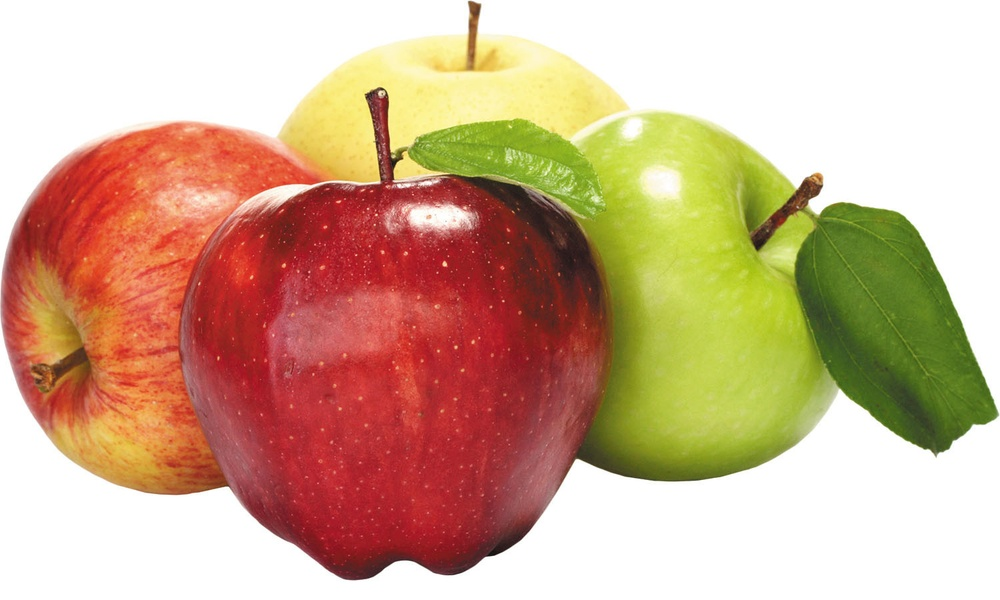
#> input picture EStimShapeAnalysis/src/contours/image_examples/0a5ae820-7051-4495-bcca-61bf02897472.jpg, 1000 x 600 px, shrunk from 1500 x 900 before the run, found by its file name
$ python iso_lum_chromatic_images.py
#> lines starting #> are read from the running program, lines starting #| are printed output that depends on the picture
#> in process_image, image is the input picture: PIL image 1000x600 RGB; mean R, G, B 207.5, 172.8, 143.2
#| Image dimensions: (600, 1000, 3)
#!/usr/bin/env python3
"""
Image converter that creates isochromatic and isoluminant versions of an input image.

Requirements:
pip install pillow numpy scikit-image

Usage:
python image_converter.py path/to/your/image.jpg
"""

import sys
import numpy as np
from PIL import Image
from skimage import color
import os


def create_isochromatic(image_array):
    """
    Create isochromatic version: grayscale multiplied by red for red-black scale.

    Args:
        image_array: RGB image as numpy array (H, W, 3)

    Returns:
        Red-black scale image as numpy array
    """
    # Convert to grayscale using standard luminance weights
    grayscale = np.dot(image_array[..., :3], [0.299, 0.587, 0.114])
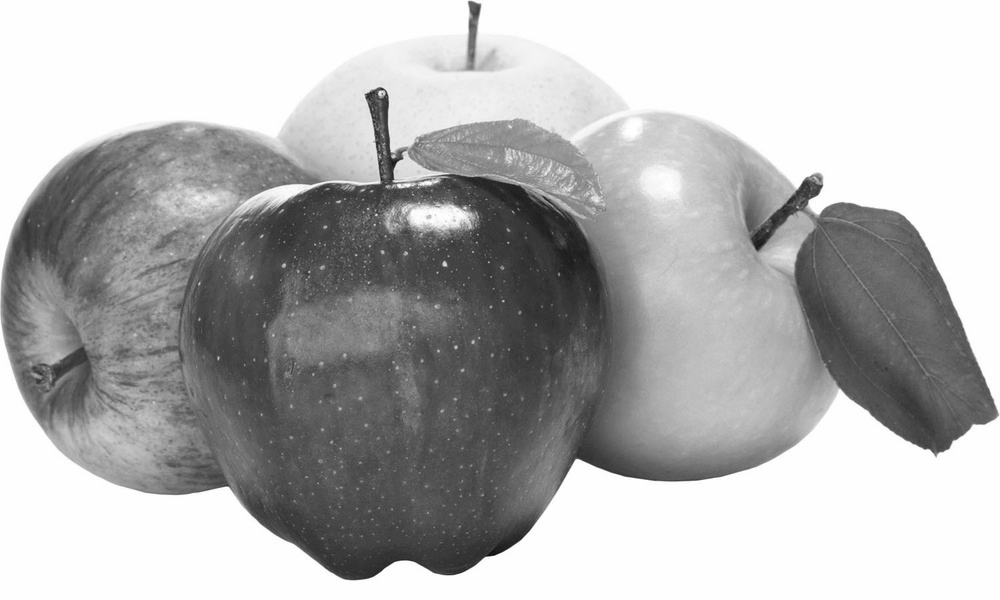
#> grayscale: shape (600, 1000) float64; min 11.8, max 255, mean 179.8

    # Create red-black scale by setting red channel to grayscale, others to 0
    red_black = np.zeros_like(image_array)
    red_black[..., 0] = grayscale  # Red channel
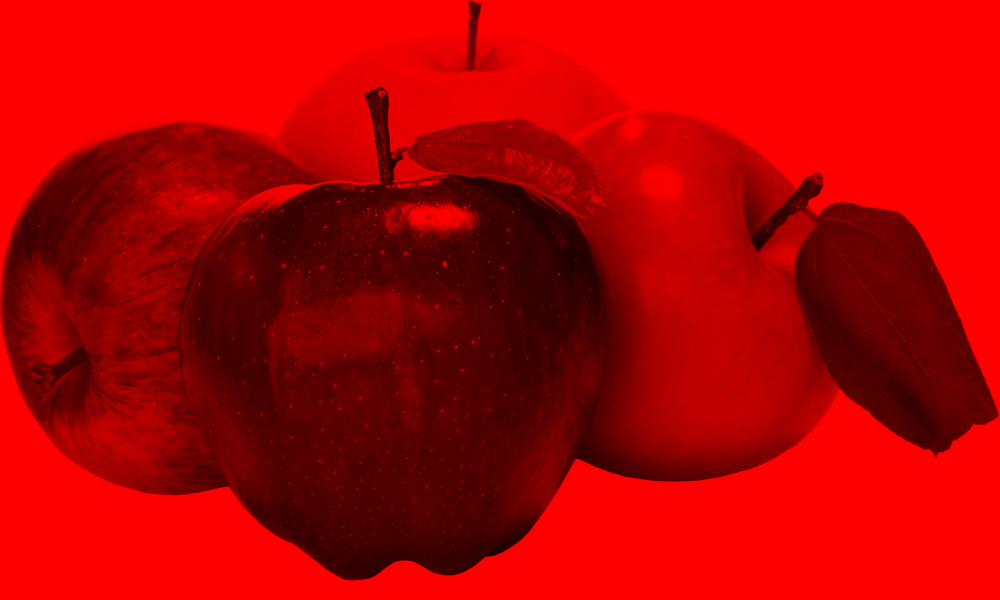
#> red_black: shape (600, 1000, 3); mean of channels 0, 1, 2 179.1, 0, 0; drawn as R, G, B
    red_black[..., 1] = 0  # Green channel
    red_black[..., 2] = 0  # Blue channel

    return red_black.astype(np.uint8)


def create_isoluminant(image_array):
    """
    Create isoluminant version: same average luminance for all pixels in CIELAB space.

    Args:
        image_array: RGB image as numpy array (H, W, 3)

    Returns:
        Isoluminant image as numpy array
    """
    # Normalize to 0-1 range for color space conversion
    image_normalized = image_array.astype(np.float64) / 255.0

    # Convert RGB to CIELAB
    lab_image = color.rgb2lab(image_normalized)
#> lab_image: shape (600, 1000, 3) float64; mean of channels 0, 1, 2 73.8, 10.1, 22.8

    # Calculate average luminance (L* channel)
    avg_luminance = np.mean(lab_image[..., 0])
#> avg_luminance = 73.76

    # Set all pixels to the same luminance while keeping a* and b* (color information)
    isoluminant_lab = lab_image.copy()
    isoluminant_lab[..., 0] = avg_luminance
#> isoluminant_lab: shape (600, 1000, 3) float64; mean of channels 0, 1, 2 73.8, 10.1, 22.8

    # Convert back to RGB
    isoluminant_rgb = color.lab2rgb(isoluminant_lab)
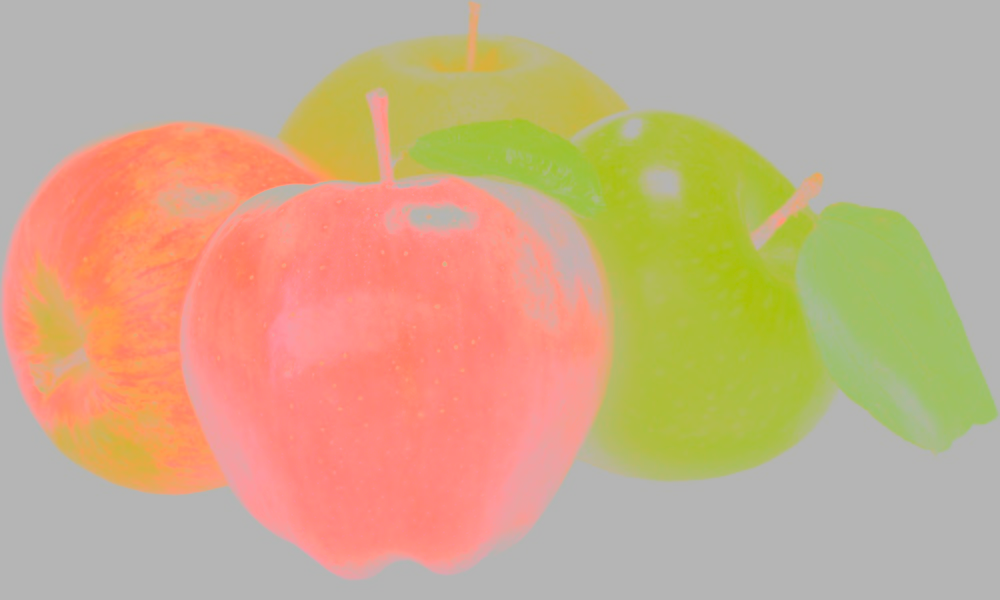
#> isoluminant_rgb: shape (600, 1000, 3) float64; mean R, G, B 0.798, 0.672, 0.544

    # Convert back to 0-255 range and ensure valid range
    isoluminant_rgb = np.clip(isoluminant_rgb * 255, 0, 255)

    return isoluminant_rgb.astype(np.uint8)


def process_image(image_path):
    """
    Process an image to create isochromatic and isoluminant versions.

    Args:
        image_path: Path to the input image
    """
    try:
        # Load image
        image = Image.open(image_path)

        # Convert to RGB if necessary (handles RGBA, grayscale, etc.)
        if image.mode != 'RGB':
            image = image.convert('RGB')

        # Convert to numpy array
        image_array = np.array(image)

        print(f"Processing image: {image_path}")
        print(f"Image dimensions: {image_array.shape}")

        # Create isochromatic version
        print("Creating isochromatic (red-black) version...")
        isochromatic = create_isochromatic(image_array)

        # Create isoluminant version
        print("Creating isoluminant version...")
        isoluminant = create_isoluminant(image_array)

        # Generate output filenames
        base_name = os.path.splitext(image_path)[0]
        ext = os.path.splitext(image_path)[1]

        isochromatic_path = f"{base_name}_isochromatic{ext}"
        isoluminant_path = f"{base_name}_isoluminant{ext}"

        # Save images
        Image.fromarray(isochromatic).save(isochromatic_path)
        Image.fromarray(isoluminant).save(isoluminant_path)

        print(f"Saved isochromatic version: {isochromatic_path}")
        print(f"Saved isoluminant version: {isoluminant_path}")

        # Print some statistics
        original_lab = color.rgb2lab(image_array.astype(np.float64) / 255.0)
        print(f"\nOriginal image luminance range: {original_lab[..., 0].min():.2f} - {original_lab[..., 0].max():.2f}")
#| Original image luminance range: 3.12 - 100.00
        print(f"Average luminance used for isoluminant: {np.mean(original_lab[..., 0]):.2f}")
#| Average luminance used for isoluminant: 73.76

    except Exception as e:
        print(f"Error processing image: {e}")


def main():
    image_path = "/home/r2_allen/git/EStimShape/EStimShapeAnalysis/src/contours/image_examples/0a5ae820-7051-4495-bcca-61bf02897472.jpg"

    process_image(image_path)


if __name__ == "__main__":
    main()

$ run again, with EStimShapeAnalysis/src/contours/image_examples/Exp_tigers.jpg copied over EStimShapeAnalysis/src/contours/image_examples/0a5ae820-7051-4495-bcca-61bf02897472.jpg
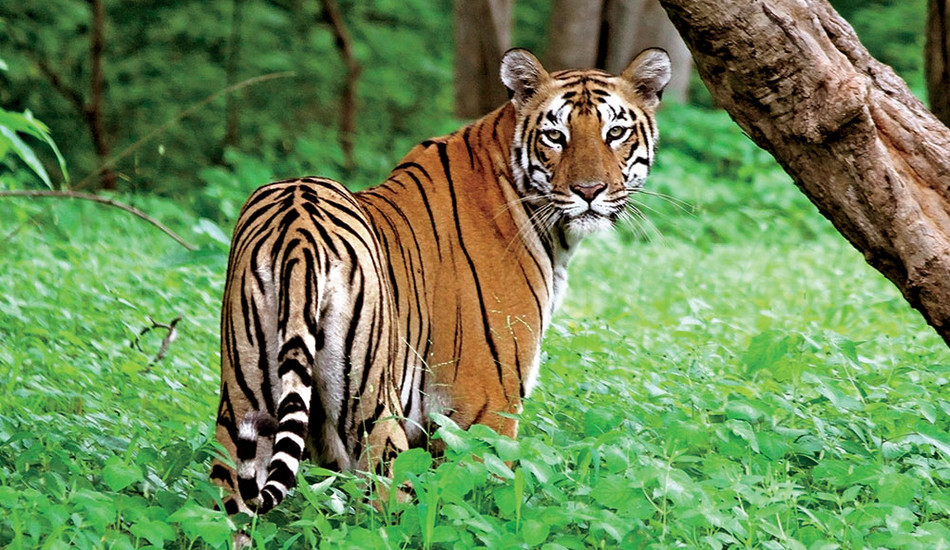
#> input picture EStimShapeAnalysis/src/contours/image_examples/Exp_tigers.jpg, 950 x 550 px, found by its file name
#> in process_image, image is the input picture: PIL image 950x550 RGB; mean R, G, B 107.8, 137.9, 85.4
#| Image dimensions: (550, 950, 3)
#> in create_isochromatic, `red_black[..., 0] = grayscale`:
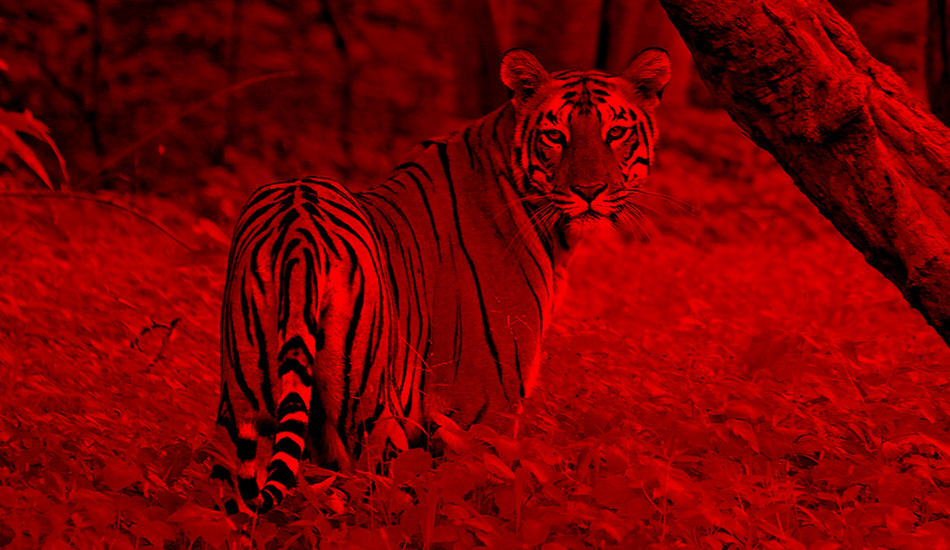
#> red_black: shape (550, 950, 3); mean of channels 0, 1, 2 122.4, 0, 0; drawn as R, G, B
#> lab_image: shape (550, 950, 3) float64; mean of channels 0, 1, 2 53.7, -18.6, 25.1
#> avg_luminance = 53.74
#> isoluminant_lab: shape (550, 950, 3) float64; mean of channels 0, 1, 2 53.7, -18.6, 25.1
#> in create_isoluminant, `isoluminant_rgb = color.lab2rgb(isoluminant_lab)`:
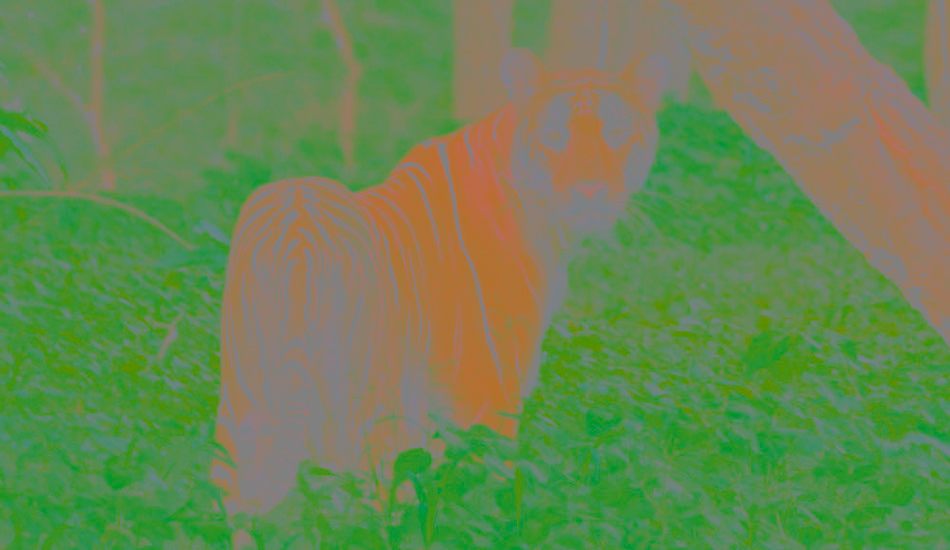
#> isoluminant_rgb: shape (550, 950, 3) float64; mean R, G, B 0.412, 0.53, 0.325
#| Original image luminance range: 0.00 - 100.00
#| Average luminance used for isoluminant: 53.74
